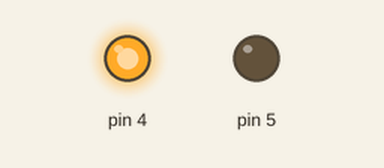
Simulated run of this sketch. Board: Arduino Uno, built with avr-gcc and run on an emulated ATmega328P. On the bench: output pins drawn as LEDs (lit = HIGH).

Above: at 0.5 s.
At 2.5 s:
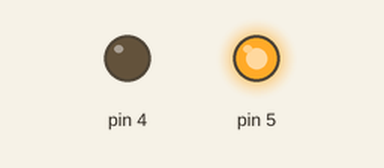
At 3.5 s:
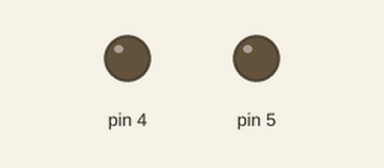
Timing chart, 0 to 5.2 s (numbered marks = the images above):
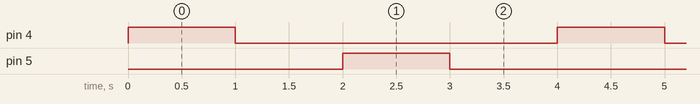

Measured:
- by itself, pin 4, pin 5: alternates HIGH for 1.0 s and LOW for 3.0 s
- by itself, everything shown: repeats every 4.0 s, in 4 steps

The sketch:

Test_LED.ino
```cpp
void setup() {
  // initialize digital pin LED_BUILTIN as an output.
  pinMode(4, OUTPUT);
  pinMode(5, OUTPUT);
}

void loop() {
  digitalWrite(4, HIGH);  // turn the LED on (HIGH is the voltage level)
  delay(1000);                      // wait for a second
  digitalWrite(4, LOW);   // turn the LED off by making the voltage LOW
  delay(1000);                      // wait for a second
  digitalWrite(5, HIGH);  // turn the LED on (HIGH is the voltage level)
  delay(1000);                      // wait for a second
  digitalWrite(5, LOW);   // turn the LED off by making the voltage LOW
  delay(1000);                      // wait for a second
}
```
